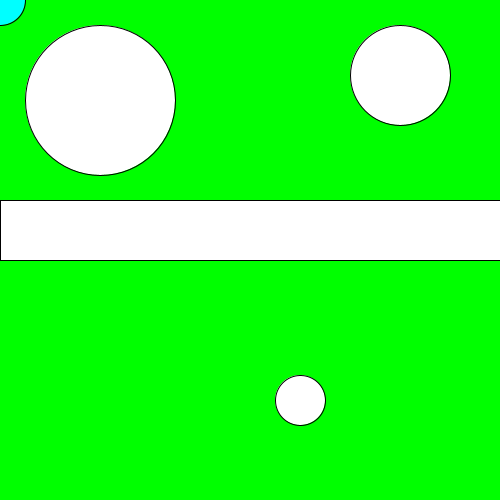
Frame 1 (no input)
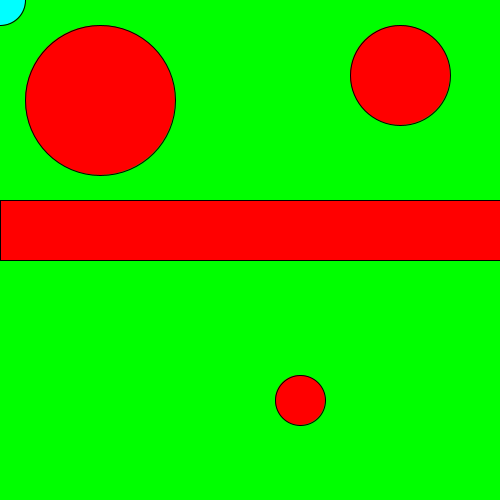
Frame 60 (the mouse pressed at the canvas centre just before this capture)
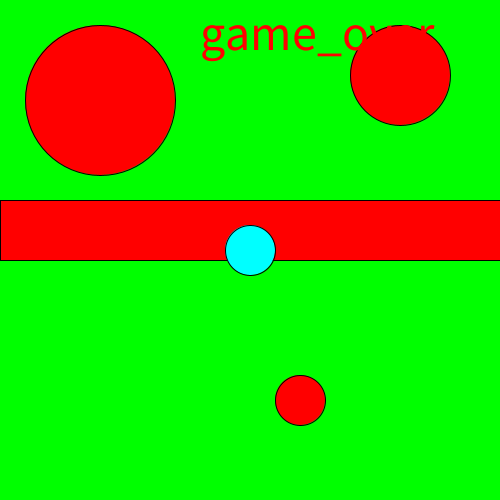
Frame 120 (the mouse held since frame 60 and released just before this capture)

The Processing sketch that drew these frames (run headless with seeded random() and noise(); from frame 60 on, the mouse is pressed at the canvas centre):

// Processing sketch: super_bol
// ── super_bol.pde
boolean is_game_over = false;
void setup  ()
{
textSize(50);
  size(500,500);
}
void draw ()
{

  
  
  
  
background(0,255,0);
ellipse(400,75,100,100);
ellipse(300,400,50,50);

ellipse(100,100,150,150);





rect(0,200,500,60);
fill(0,255,255);
ellipse(mouseX,mouseY,50,50);
fill(255);
if(mouseY -25 < 200){
  fill(255,0,0);
}
if(mouseY+25 > 260){
  is_game_over = true;
  fill(255,0,0);
}



else{
  is_game_over = false;
} if (is_game_over) 
    {
    text("game_over",200,50);
    
    }
    
}
